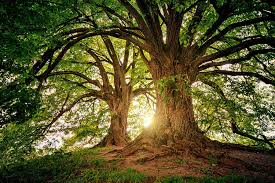
#> input picture TareaMascaras/arbol.jpg, 275 x 183 px, found by its file name
$ python FourierFiltroRechazaBandas.py
#> lines starting #> are read from the running program, lines starting #| are printed output that depends on the picture; after the words box and inside, x2 and y2 are one past the last pixel; in counts of white or black regions, pixels touching at a corner belong together
# -*- coding: utf-8 -*-
"""
Created on Sun Sep 22 13:27:27 2024

@author: Eduardo
"""


import cv2
import numpy as np
import matplotlib.pyplot as plt

# Cargar la imagen en escala de grises
path = "D:\\Procesamiento_Imagenes_UP\\TareaMascaras\\arbol.jpg"
imagen = cv2.imread(path, cv2.IMREAD_GRAYSCALE)
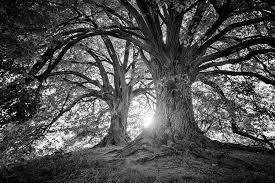
#> imagen: shape (183, 275); min 0, max 255, mean 79.3

# Aplicar la Transformada de Fourier
f_transform = np.fft.fft2(imagen)
f_shift = np.fft.fftshift(f_transform)  # Desplazar el espectro para centrarlo

# Dimensiones de la imagen
h, w = imagen.shape
#> h = 183; w = 275
centro_x, centro_y = h // 2, w // 2
#> centro_x = 91; centro_y = 137

# Definir radios para el filtro rechaza-banda
radio_externo = 60  # Radio del círculo externo
radio_interno = 20  # Radio del círculo interno

# Crear un filtro rechaza-banda
filtro_rechaza_banda = np.ones((h, w))
cv2.circle(filtro_rechaza_banda, (centro_x, centro_y), radio_externo, 0, -1)  # Borrar las frecuencias dentro del círculo externo
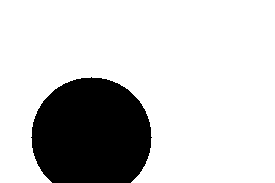
#> filtro_rechaza_banda: shape (183, 275) float64; values 0 (black) and 1 (white), 79.1% white; 1 black region, box (x1, y1, x2, y2) and area: (31, 77, 152, 183) 10516
cv2.circle(filtro_rechaza_banda, (centro_x, centro_y), radio_interno, 1, -1)  # Mantener las frecuencias dentro del círculo interno
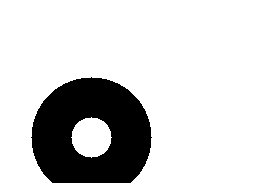
#> filtro_rechaza_banda: shape (183, 275) float64; values 0 (black) and 1 (white), 81.6% white; 1 black region, box (x1, y1, x2, y2) and area: (31, 77, 152, 183) 9259

# Aplicar el filtro rechaza-banda en el espectro
f_shift_filtrado = f_shift * filtro_rechaza_banda

# Transformada inversa para obtener la imagen filtrada
f_inv_shift = np.fft.ifftshift(f_shift_filtrado)
imagen_filtrada = np.abs(np.fft.ifft2(f_inv_shift))
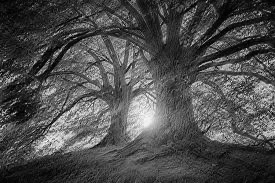
#> imagen_filtrada: shape (183, 275) float64; min 0.244, max 266.4, mean 81.4; drawn with min black and max white

# Mostrar la imagen original y la imagen filtrada
plt.figure(figsize=(12, 6))

plt.subplot(1, 2, 1)
plt.imshow(imagen, cmap='gray')
plt.title('Imagen Original')

plt.subplot(1, 2, 2)
plt.imshow(imagen_filtrada, cmap='gray')
plt.title('Imagen con Filtro Rechaza-Banda')
plt.show()
